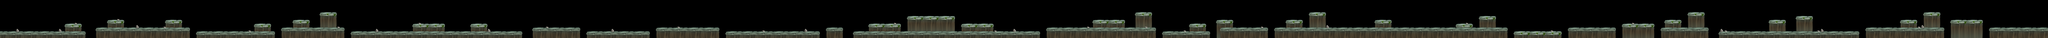

Rendered tile map (Tiled .tmx) drawn with the repository's tilesets; below, a short description and the map source with its tile grids summarised:
An orthogonal 530x10 tile map with 80x80 px tiles, 3 tile layers (st2, st1, stone), 1 hidden layer not drawn, 4 tilesets and 142 objects.

<map version="1.0" orientation="orthogonal" renderorder="right-down" width="530" height="10" tilewidth="80" tileheight="80" nextobjectid="223">
 <tileset firstgid="1" name="street2" tilewidth="80" tileheight="80" tilecount="30" columns="6">
  <image source="street2.png" width="480" height="400" />
 </tileset>
 <tileset firstgid="31" name="stone1" tilewidth="80" tileheight="80" tilecount="1" columns="1">
  <image source="stone1.png" width="80" height="80" />
 </tileset>
 <tileset firstgid="32" name="stone2" tilewidth="80" tileheight="80" tilecount="2" columns="1">
  <image source="stone2.png" width="80" height="160" />
 </tileset>
 <tileset firstgid="34" name="street" tilewidth="80" tileheight="80" tilecount="18" columns="6">
  <image source="street.png" width="480" height="240" />
 </tileset>
 <layer name="st2" width="530" height="10">
  <data>[5300 cells, 964 non-empty, 30 distinct tile ids]</data>
 </layer>
 <layer name="st1" width="530" height="10">
  <data>[5300 cells, 1236 non-empty, 18 distinct tile ids]</data>
 </layer>
 <layer name="stone" width="530" height="10">
  <data>[5300 cells, 45 non-empty, 3 distinct tile ids]</data>
 </layer>
 <objectgroup name="ground">
  <object id="5" x="1352" y="524" width="328" />
  <object id="6" x="2000" y="620" width="1928" />
  <object id="7" x="2240" y="448" width="320" />
  <object id="8" x="3444" y="448" width="324" />
  <object id="9" x="4084" y="688" width="1596" />
  <object id="10" x="5280" y="520" width="324" />
  <object id="12" x="5840" y="604" width="1280" height="4" />
  <object id="13" x="6080" y="452" width="316" />
  <object id="14" x="6640" y="280" width="328" />
  <object id="15" x="7280" y="700" width="3515" />
  <object id="17" x="8550" y="524" width="656" height="2" />
  <object id="18" x="9754" y="524" width="334" height="2" />
  <object id="19" x="11036" y="602" width="972" height="4" />
  <object id="20" x="12156" y="688" width="1290" height="2" />
  <object id="21" x="13592" y="610" width="1294" height="4" />
  <object id="22" x="15039.4" y="687.879" width="1933.33" />
  <object id="23" x="17115.2" y="609.091" width="333.333" height="3.0303" />
  <object id="24" x="17990.9" y="530.303" width="654.545" height="6.06061" />
  <object id="25" x="18793.9" y="363.636" width="969.697" />
  <object id="26" x="17683.3" y="691.667" width="3841.67" />
  <object id="27" x="21668" y="616" width="2260" />
  <object id="28" x="22632" y="452" width="660" />
  <object id="30" x="23520" y="284" width="324" />
  <object id="31" x="24076" y="688" width="976" height="4" />
  <object id="32" x="24636" y="524" width="336" />
  <object id="33" x="25200" y="444" width="324" />
  <object id="34" x="25284" y="608" width="960" height="4" />
  <object id="35" x="26640" y="436" width="324" height="8" />
  <object id="36" x="27108" y="288" width="344" />
  <object id="38" x="28472" y="448" width="340" height="4" />
  <object id="39" x="26408.3" y="616.667" width="4800" />
  <object id="40" x="30152" y="528" width="336" height="4" />
  <object id="41" x="30636" y="364" width="340" height="4" />
  <object id="42" x="31356" y="688" width="976" height="4" />
  <object id="43" x="32476" y="604" width="972" height="4" />
  <object id="45" x="33592" y="532" width="656" height="4" />
  <object id="46" x="34476" y="448" width="340" height="4" />
  <object id="47" x="34956" y="288" width="336" />
  <object id="48" x="34400" y="612" width="964" height="4" />
  <object id="51" x="36628" y="460" width="340" />
  <object id="52" x="37196" y="352" width="332" height="8" />
  <object id="54" x="38632" y="620" width="1620" height="4" />
  <object id="55" x="39348" y="444" width="348" />
  <object id="56" x="39824" y="292" width="348" height="4" />
  <object id="57" x="40384" y="456" width="664" height="4" />
  <object id="59" x="41192" y="608" width="1208" height="4" />
  <object id="169" x="0" y="700" width="1772" />
  <object id="171" x="35600" y="680" width="2892" height="4" />
  <object id="213" x="19914" y="532" width="640" />
 </objectgroup>
 <objectgroup name="coin_straight">
  <object id="62" x="1368" y="412" width="308" height="16" />
  <object id="63" x="3448" y="336" width="316" height="12" />
  <object id="64" x="4488" y="544" width="156" height="16" />
  <object id="65" x="6652" y="164" width="304" height="16" />
  <object id="66" x="18008" y="456" width="244" height="16" />
  <object id="67" x="19680" y="244" width="280" height="24" />
  <object id="68" x="27296" y="404" width="276" height="20" />
  <object id="69" x="34584" y="524" width="356" height="16" />
  <object id="140" x="30156" y="429.333" width="188" height="28" />
 </objectgroup>
 <objectgroup name="coin_small_zigzag">
  <object id="168" x="23083" y="280" width="376" height="48" />
  <object id="176" x="26776" y="272" width="304" height="60" />
  <object id="179" x="39464" y="300" width="352" height="36" />
 </objectgroup>
 <objectgroup name="coin_zigzag">
  <object id="71" x="35572" y="400" width="776" height="32" />
  <object id="72" x="36672" y="164" width="780" height="28" />
  <object id="73" x="9020" y="312" width="832" height="32" />
 </objectgroup>
 <objectgroup name="coin_parabol">
  <object id="75" x="10780" y="452" width="260" height="28" />
  <object id="76" x="16940" y="456" width="188" height="32" />
  <object id="77" x="24936" y="320" width="264" height="28" />
  <object id="78" x="31208" y="356" width="268" height="32" />
  <object id="79" x="33752" y="188" width="336" height="28" />
  <object id="122" x="41000" y="292" width="340" height="56" />
  <object id="137" x="23912" y="286.667" width="204" height="53.3333" />
 </objectgroup>
 <objectgroup name="lms_student lv2">
  <object id="220" x="5524" y="624" width="72" height="64" />
  <object id="221" x="5280" y="463.152" width="80" height="60" />
  <object id="222" x="7028" y="516" width="88" height="84" />
 </objectgroup>
 <objectgroup name="lms_student lv1">
  <object id="90" x="4816" y="574.303" width="72" height="112" />
  <object id="91" x="7995.03" y="561.333" width="76" height="132" />
  <object id="92" x="9997.82" y="386.303" width="72" height="136" />
  <object id="95" x="15685" y="574.182" width="68" height="108" />
  <object id="97" x="16552" y="584.242" width="68" height="100" />
  <object id="98" x="18541.9" y="429.333" width="64" height="104" />
  <object id="99" x="20425.9" y="398.303" width="76" height="136" />
  <object id="102" x="23791" y="479.152" width="64" height="132" />
  <object id="104" x="25400" y="316" width="68" height="124" />
  <object id="105" x="26528" y="488.242" width="48" height="120" />
  <object id="106" x="27342.8" y="166.182" width="60" height="120" />
  <object id="119" x="39252" y="464" width="48" height="120" />
  <object id="125" x="33253" y="527.152" width="64" height="76" />
  <object id="157" x="40093.3" y="153.333" width="62.6667" height="121.333" />
  <object id="160" x="11580" y="517.333" width="50.6667" height="73.3333" />
  <object id="161" x="10666.7" y="579.152" width="57.3333" height="116" />
  <object id="162" x="14756.8" y="501.454" width="66.6667" height="104" />
  <object id="164" x="22874.3" y="361.454" width="50.6667" height="86.6667" />
  <object id="165" x="28709" y="340.485" width="49.3333" height="105.333" />
  <object id="166" x="35201.3" y="171.515" width="60" height="112" />
 </objectgroup>
 <objectgroup name="bee">
  <object id="86" x="24816.7" y="385.212" width="68" height="136" />
  <object id="87" x="28048" y="500.242" width="60" height="112" />
  <object id="126" x="3279.4" y="510.545" width="68" height="102.667" />
  </objectgroup>
 <objectgroup name="tnb">
  <!-- 2 objects omitted --></objectgroup>
 <layer name="test" width="530" height="10" visible="0">
  <data>[5300 cells, 38 non-empty, 8 distinct tile ids]</data>
 </layer>
 <objectgroup name="under_ground">
  <!-- 24 objects omitted --></objectgroup>
</map>
<!-- 45 of 142 objects omitted -->
